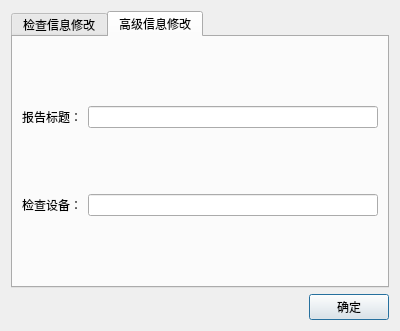
<?xml version="1.0" encoding="UTF-8"?>
<ui version="4.0">
 <class>ModifyCheckInfoDialog</class>
 <widget class="QDialog" name="ModifyCheckInfoDialog">
  <property name="geometry">
   <rect>
    <x>0</x>
    <y>0</y>
    <width>400</width>
    <height>331</height>
   </rect>
  </property>
  <property name="windowTitle">
   <string>修改信息</string>
  </property>
  <property name="styleSheet">
   <string notr="true">
</string>
  </property>
  <layout class="QGridLayout" name="gridLayout">
   <item row="0" column="0">
    <layout class="QVBoxLayout" name="verticalLayout">
     <item>
      <widget class="QTabWidget" name="tabWidget">
       <property name="currentIndex">
        <number>1</number>
       </property>
       <widget class="QWidget" name="tab">
        <attribute name="title">
         <string>检查信息修改</string>
        </attribute>
        <layout class="QGridLayout" name="gridLayout_3">
         <item row="0" column="0">
          <layout class="QVBoxLayout" name="verticalLayout_2">
           <item>
            <layout class="QHBoxLayout" name="horizontalLayout">
             <item>
              <widget class="QLabel" name="label">
               <property name="text">
                <string>检查科室：</string>
               </property>
              </widget>
             </item>
             <item>
              <widget class="QLineEdit" name="DepartmentLineEdit"/>
             </item>
            </layout>
           </item>
           <item>
            <layout class="QHBoxLayout" name="horizontalLayout_2">
             <item>
              <widget class="QLabel" name="label_2">
               <property name="text">
                <string>检查部位：</string>
               </property>
              </widget>
             </item>
             <item>
              <widget class="QLineEdit" name="DepartmentLineEdit_2"/>
             </item>
            </layout>
           </item>
           <item>
            <layout class="QHBoxLayout" name="horizontalLayout_6">
             <item>
              <widget class="QLabel" name="label_6">
               <property name="text">
                <string>检查医院：</string>
               </property>
              </widget>
             </item>
             <item>
              <widget class="QLineEdit" name="DepartmentLineEdit_6"/>
             </item>
            </layout>
           </item>
          </layout>
         </item>
        </layout>
       </widget>
       <widget class="QWidget" name="tab_2">
        <attribute name="title">
         <string>高级信息修改</string>
        </attribute>
        <layout class="QGridLayout" name="gridLayout_2">
         <item row="0" column="0">
          <layout class="QHBoxLayout" name="horizontalLayout_3">
           <item>
            <widget class="QLabel" name="label_3">
             <property name="text">
              <string>报告标题：</string>
             </property>
            </widget>
           </item>
           <item>
            <widget class="QLineEdit" name="DepartmentLineEdit_3"/>
           </item>
          </layout>
         </item>
         <item row="1" column="0">
          <layout class="QHBoxLayout" name="horizontalLayout_5">
           <item>
            <widget class="QLabel" name="label_5">
             <property name="text">
              <string>检查设备：</string>
             </property>
            </widget>
           </item>
           <item>
            <widget class="QLineEdit" name="DepartmentLineEdit_5"/>
           </item>
          </layout>
         </item>
        </layout>
       </widget>
      </widget>
     </item>
     <item>
      <layout class="QHBoxLayout" name="horizontalLayout_7">
       <item>
        <spacer name="horizontalSpacer">
         <property name="orientation">
          <enum>Qt::Horizontal</enum>
         </property>
         <property name="sizeHint" stdset="0">
          <size>
           <width>138</width>
           <height>20</height>
          </size>
         </property>
        </spacer>
       </item>
       <item>
        <widget class="QPushButton" name="pushButton">
         <property name="text">
          <string>确定</string>
         </property>
        </widget>
       </item>
      </layout>
     </item>
    </layout>
   </item>
  </layout>
 </widget>
 <resources/>
 <connections/>
</ui>
